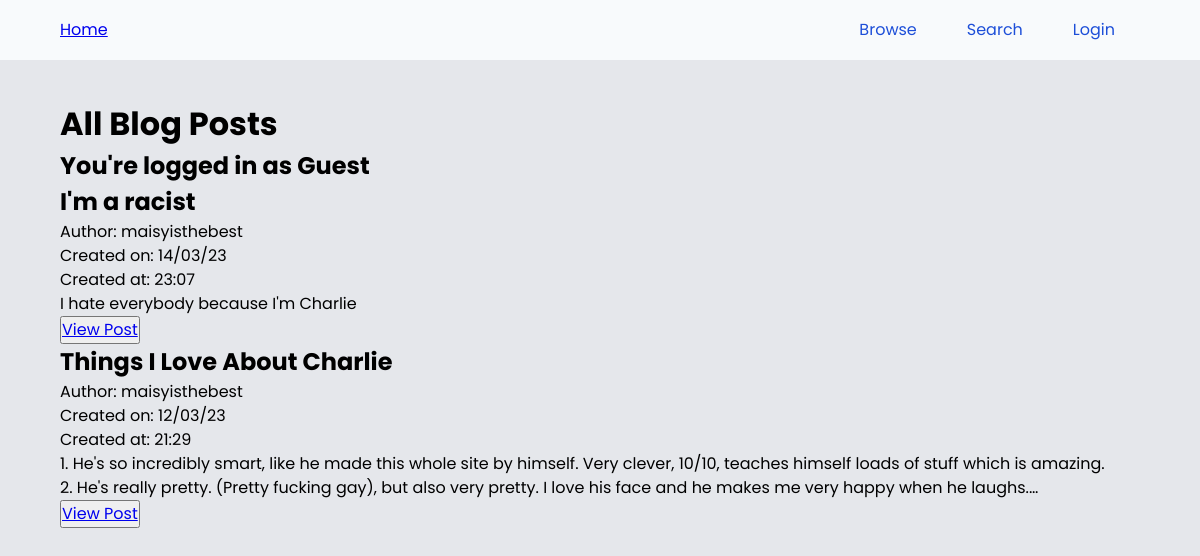
Page /posts on the earlier database version.
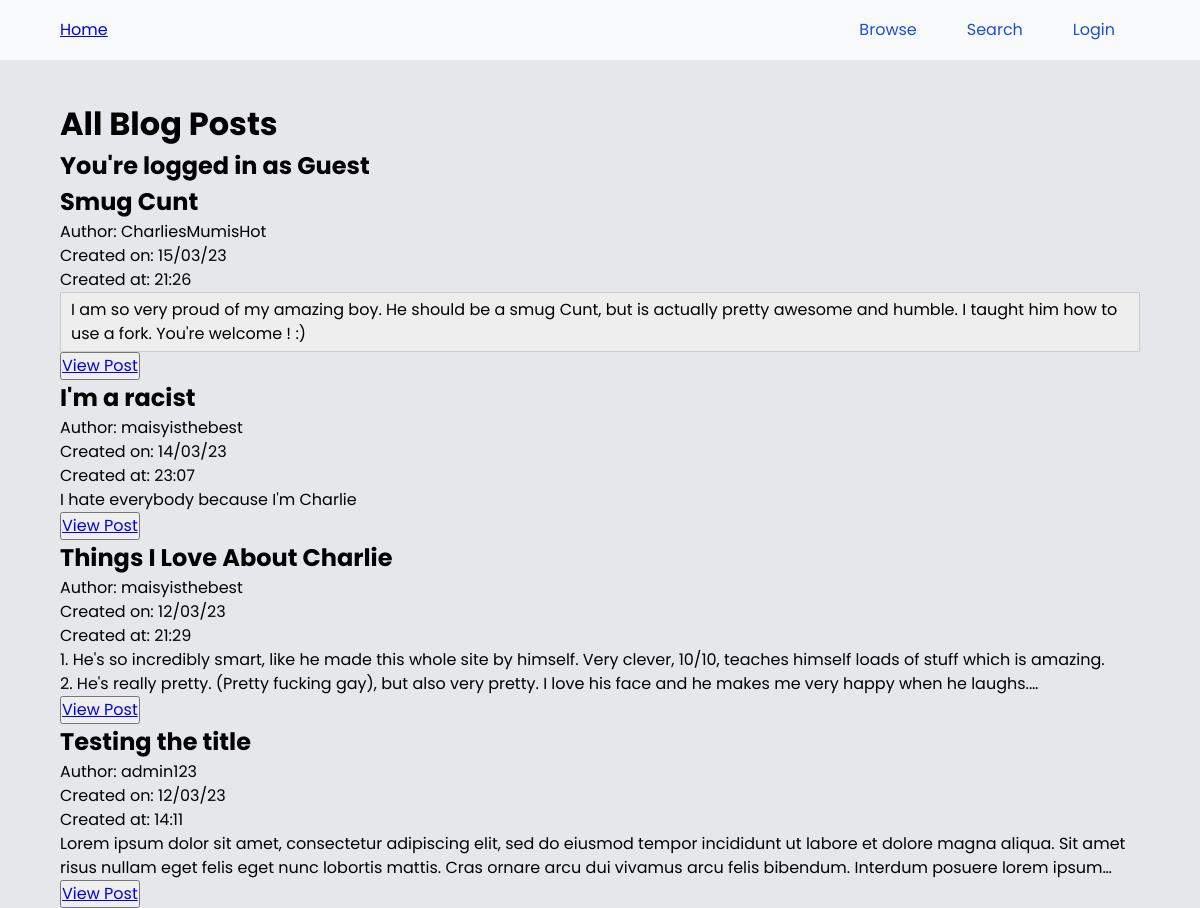
Same page on the later database version.
### models.py (models this page shows)
class PostModel(db.Model):
    __tablename__ = "posts"
    id = db.Column(db.Integer, primary_key=True)
    title = db.Column(db.String(100), nullable=False)
    slug = db.Column(db.String(100), unique=True, nullable=False)
    content = db.Column(db.Text, nullable=False)
    created_at = db.Column(db.DateTime, server_default=func.now())
    updated_at = db.Column(db.DateTime, onupdate=func.now())
    author = db.Column(db.String(100), db.ForeignKey("users.username"), nullable=False)
    status = db.Column(
        db.String, default="Draft"
    )  # Could be Draft, Review, Published, or Archived

### main.py (the view)
@app.route("/posts")
def browse():
    posts = (
        PostModel.query.filter_by(status="Published")
        .order_by(desc(PostModel.created_at))
        .all()
    )
    return render_template(
        "browse_posts.html",
        posts=posts,
        current_username=get_current_username(),
        page_title="Browse Posts",
    )

### main.py (called while the page is built)
def get_current_username():
    if current_user.is_authenticated:
        return current_user.username
    else:
        return "Guest"

### templates/browse_posts.html (shortened to what this page needs)
{% extends "base.html" %}{%block head%}{%endblock%}{% block body %}
<h1>All Blog Posts</h1>
<h2>You're logged in as {{current_username}}</h2>
{% for post in posts %}
<div class="post-card">
    <h2>{{post.title}}</h2>
    <p>Author: {{post.author}}</p>
    <p>Created on: {{post.created_at.strftime("%d/%m/%y")}}</p>
    <p>Created at: {{post.created_at.strftime("%H:%M")}}</p>
    <div class="post__content-preview">{{post.content|safe}}</div>
    <div class="button-container">
        <button><a href="{{url_for("view_post", slug=post.slug)}}">View Post</a></button>
</div>
{% endfor %}
{% endblock %}

### templates/base.html (shortened to what this page needs)
<!DOCTYPE html>
<html lang="en">
  <head>
    <link rel="stylesheet" href="{{ url_for('static', filename='css/stylesheet.css')}}" />
  </head>
  <header class="header">
    <div class="header__inner">
      <a href="{{url_for('index')}}"
        >Home</a>
      <nav class="nav">
        <ul class="nav__list">
          <li class="nav__list-item">
            <a class="nav__list-link" href="{{url_for("browse")}}">Browse</a>
          </li>
          <li class="nav__list-item">
            <a class="nav__list-link" href="#">Search</a>
          </li>
          {% if current_user.is_authenticated %}
          <li class="nav__list-item">
            <div class="dropdown">
              <button class="dropbtn">{{current_username}}<svg xmlns="http://www.w3.org/2000/svg" fill="none" viewBox="0 0 24 24" stroke-width="1.5" stroke="currentColor" class="w-6 h-6">
                <path stroke-linecap="round" stroke-linejoin="round" d="M19.5 8.25l-7.5 7.5-7.5-7.5" />
              </svg>
              </button>
              <div class="dropdown-content">
                <a href="#">View Profile</a>
                <a href="{{url_for('create')}}">Create Post</a>
                <a href="{{url_for('my_posts')}}">My Posts</a>
                <a href="{{url_for('logout')}}">Logout</a>
              </div>
            </div>
            {% else %}
            <a class="nav__list-link" href="{{url_for('login')}}">Login</a>
            {% endif %}
        </ul>
      </nav>
    </div>
  </header>
  <body>
    <div class="content">
    {% block body %} {% endblock %}
  </div>
  </body>
</html>

### static/css/stylesheet.css (style rules this page uses)
*, *::before, *::after { box-sizing: border-box; }
* { margin: 0; padding: 0; }
html, body { height: 100%; }
body { line-height: 1.5; -webkit-font-smoothing: antialiased; }
input, button, textarea, select { font: inherit; }
p, h1, h2, h3, h4, h5, h6 { overflow-wrap: break-word; }
:root { --dark-background: #27272a; --dark-foregeound: #e2e8f0; --dark-text: #e2e8f0; --dark-text-lighter: #6e6e6e; --dark-primary: #3839ff; --current-background: #e5e7eb; --current-foregeound: #18181b; --current-text: #18181b; --current-text-lighter: #4d5050; --light-primary: #00c3ff; --color-primary: #4f46e5; --color-secondary: #818cf8; --gradeint-primary: linear-gradient(#163de7, #00c3ff); }
body { background-color: var(--current-background); font-family: "Poppins", Noto Sans, sans-serif; min-height: 100%; height: 100%; display: flex; flex-direction: column; }
.content { flex: 1 1 auto; margin: 0 5%; }
.header { color: var(--primary-fg); background-color: #f8fafc; display: flex; justify-content: center; margin-bottom: 40px; padding: 14px 0; }
.header__inner { display: flex; justify-content: space-between; align-items: center; max-width: 90vw; width: 100%; }
.nav { flex: 0 1 auto; }
.nav__list { display: flex; justify-content: space-between; list-style: none; align-items: center; }
.nav__list-item { margin: 0; }
.nav__list-link { text-decoration: none; transition: all 0.3s; padding: 4px 25px; color: #1d4ed8; }
.post__content-preview { display: -webkit-box; -webkit-line-clamp: 2; -webkit-box-orient: vertical; overflow: hidden; }
.post__content-preview * { font-size: 1rem; }

Differences in the rows shown:
added PostModel: title "Smug Cunt", author "CharliesMumisHot", created_at "15/03/23", created_at "21:26", content "I am so very proud of my amazing boy. He should be a smug Cunt, but is actually pretty awesome and humble. I taught him how to use a fork. You're welcome ! :)"
now on this page (row edited): PostModel: title "Testing the title", author "admin123", created_at "12/03/23", created_at "14:11", content "Lorem ipsum dolor sit amet, consectetur adipiscing elit, sed do eiusmod tempor incididunt ut labore et dolore magna aliqua. Sit amet risus nullam eget felis eget nunc lobortis mattis. Cras ornare arcu dui vivamus arcu felis bibendum. Interdum posuere lorem…"
